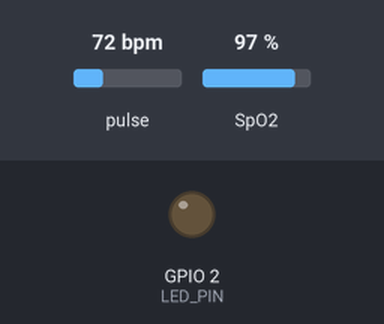
Bench run of a program on a simulated ESP32. Shown: output pins drawn as LEDs (lit = HIGH). The inputs (shaded band) are chosen by the test bench; at power-on: pulse 72 bpm, SpO2 97 %. WiFi joins after 1.5 s; servers stay silent unless stated; what the program prints to the serial monitor is not drawn.

Above: at 0.1 s.
At 1.6 s:
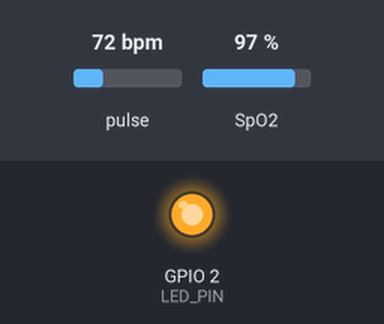
Timing chart, 0 to 3.5 s (numbered marks = the images above):
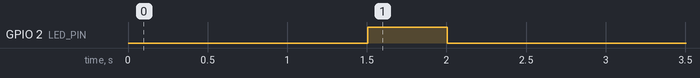

The program:

main.cpp
```cpp
#include <WiFi.h>
#include <FirebaseESP32.h>
#include <Wire.h>
#include "MAX30105.h"
#include "spo2_algorithm.h"
#include "heartRate.h"

// Credenciales de WiFi
#define WIFI_SSID "CEVALLOS-MIELES"
#define WIFI_PASSWORD "#KiraPZAMMM."

// Configuración de Firebase
#define FIREBASE_HOST "https://esp32-max30102-78020-default-rtdb.firebaseio.com/"
#define FIREBASE_AUTH "BIiHXr70V0m9dPLvq0nYwfQ6ZtUmszHobnkVNjih"

// Inicializar objetos
FirebaseData firebaseData;
FirebaseAuth auth;
FirebaseConfig config;
MAX30105 particleSensor;

#define MAX_BRIGHTNESS 255
#define LED_PIN 2 // LED del ESP32
#define IR_THRESHOLD 5000 // Umbral de detección

uint32_t irBuffer[100];
uint32_t redBuffer[100];

int32_t bufferLength;
int32_t spo2;
int8_t validSPO2;
int32_t heartRate;
int8_t validHeartRate;

void setup() {
  Serial.begin(115200);
  pinMode(LED_PIN, OUTPUT);

  // Conectar a WiFi
  WiFi.begin(WIFI_SSID, WIFI_PASSWORD);
  Serial.print("Conectando a WiFi...");
  while (WiFi.status() != WL_CONNECTED) {
    delay(500);
    Serial.print(".");
  }
  Serial.println("\nWiFi conectado");

  // Configurar Firebase
  config.host = FIREBASE_HOST;
  config.signer.tokens.legacy_token = FIREBASE_AUTH;
  Firebase.begin(&config, &auth);
  Firebase.reconnectWiFi(true);

  Serial.println("Inicializando MAX30102...");
  if (!particleSensor.begin(Wire, I2C_SPEED_FAST)) {
    Serial.println("Error: No se encontró el MAX30102.");
    while (1);
  }

  // Configuración del sensor
  particleSensor.setup(50, 1, 2, 100, 69, 4096);
  Serial.println("MAX30102 inicializado correctamente.");
}

void loop() {
  if (particleSensor.check() && particleSensor.getIR() > IR_THRESHOLD) {
    digitalWrite(LED_PIN, LOW);
    bufferLength = 100;

    for (byte i = 0; i < bufferLength; i++) {
      while (particleSensor.available() == false) {
        particleSensor.check();
      }

      redBuffer[i] = particleSensor.getRed();
      irBuffer[i] = particleSensor.getIR();
      particleSensor.nextSample();

      Serial.print("Red: ");
      Serial.print(redBuffer[i]);
      Serial.print("\t IR: ");
      Serial.println(irBuffer[i]);
    }

    // Calcular SpO2 y frecuencia cardíaca
    maxim_heart_rate_and_oxygen_saturation(irBuffer, bufferLength, redBuffer, &spo2, &validSPO2, &heartRate, &validHeartRate);

    Serial.print("SpO2: ");
    Serial.print(spo2);
    Serial.print(validSPO2 ? " (Válido)" : " (Inválido)");
    Serial.print("\tHR: ");
    Serial.print(heartRate);
    Serial.println(validHeartRate ? " BPM (Válido)" : " BPM (Inválido)");

    // Enviar datos a Firebase
    if (Firebase.setInt(firebaseData, "/sensor/Sp02", spo2)) {
      Serial.println("SpO2 guardado en Firebase");
    } else {
      Serial.print("Error SpO2: ");
      Serial.println(firebaseData.errorReason());
    }

    if (Firebase.setInt(firebaseData, "/sensor/BPM", heartRate)) {
      Serial.println("Frecuencia cardíaca guardada en Firebase");
    } else {
      Serial.print("Error HR: ");
      Serial.println(firebaseData.errorReason());
    }

    delay(1000);
  } else {
    digitalWrite(LED_PIN, HIGH);
    delay(500);
    digitalWrite(LED_PIN, LOW);
    delay(500);
    Serial.println("No se detecta un dedo.");
  }
}
```

Measured:
- by itself, GPIO 2 (LED_PIN): LOW → HIGH at 1.5 s, → LOW 0.50 s later
